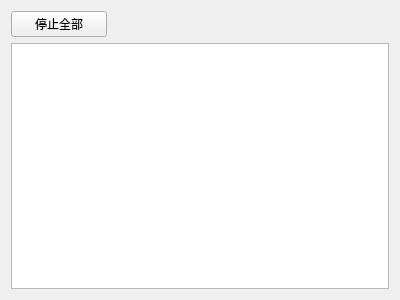
<?xml version="1.0" encoding="UTF-8"?>
<ui version="4.0">
 <class>FormPageProgressInfo</class>
 <widget class="QWidget" name="FormPageProgressInfo">
  <property name="geometry">
   <rect>
    <x>0</x>
    <y>0</y>
    <width>400</width>
    <height>300</height>
   </rect>
  </property>
  <property name="windowTitle">
   <string>Form</string>
  </property>
  <layout class="QGridLayout" name="gridLayout">
   <item row="1" column="0">
    <widget class="QPlainTextEdit" name="plainTextEdit"/>
   </item>
   <item row="0" column="0">
    <layout class="QGridLayout" name="gridLayout_4">
     <item row="1" column="1">
      <spacer name="horizontalSpacer">
       <property name="orientation">
        <enum>Qt::Horizontal</enum>
       </property>
       <property name="sizeHint" stdset="0">
        <size>
         <width>40</width>
         <height>20</height>
        </size>
       </property>
      </spacer>
     </item>
     <item row="1" column="0">
      <widget class="QPushButton" name="btnStop">
       <property name="toolTip">
        <string>立即停止本次搜索/遍历；已扫描到的结果会保留，并标记为“不完整”（快捷键 Esc）</string>
       </property>
       <property name="text">
        <string>停止全部</string>
       </property>
       <property name="icon">
        <iconset resource="resources.qrc">
         <normaloff>:/Resources/stop.png</normaloff>:/Resources/stop.png</iconset>
       </property>
       <property name="minimumSize">
        <size>
         <width>96</width>
         <height>0</height>
        </size>
       </property>
      </widget>
     </item>
    </layout>
   </item>
  </layout>
 </widget>
 <resources>
  <include location="resources.qrc"/>
 </resources>
 <connections/>
</ui>
